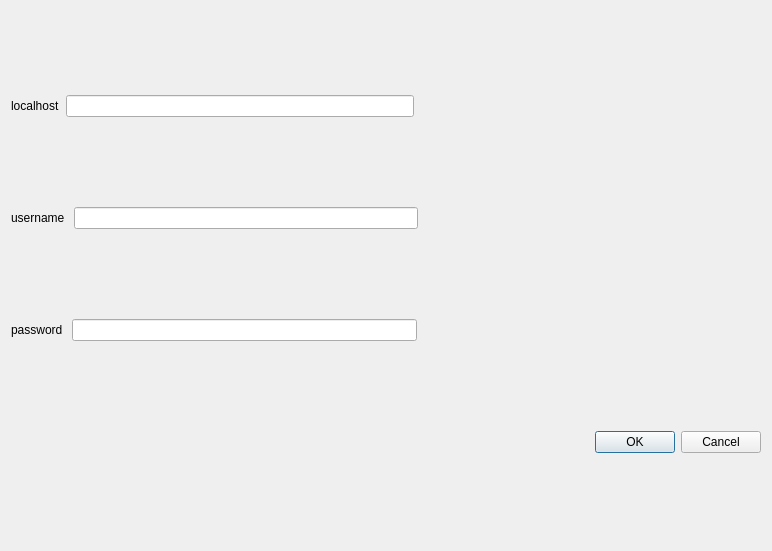
<?xml version="1.0" encoding="UTF-8"?>
<ui version="4.0">
 <class>BasicInfoDialog</class>
 <widget class="QDialog" name="BasicInfoDialog">
  <property name="geometry">
   <rect>
    <x>0</x>
    <y>0</y>
    <width>772</width>
    <height>551</height>
   </rect>
  </property>
  <property name="windowTitle">
   <string>Dialog</string>
  </property>
  <layout class="QGridLayout" name="gridLayout">
   <item row="1" column="0">
    <layout class="QHBoxLayout" name="horizontalLayout_3">
     <item>
      <widget class="QLabel" name="label_2">
       <property name="text">
        <string>username </string>
       </property>
      </widget>
     </item>
     <item>
      <widget class="QLineEdit" name="lineEdit2"/>
     </item>
     <item>
      <spacer name="horizontalSpacer_3">
       <property name="orientation">
        <enum>Qt::Horizontal</enum>
       </property>
       <property name="sizeHint" stdset="0">
        <size>
         <width>40</width>
         <height>20</height>
        </size>
       </property>
      </spacer>
     </item>
    </layout>
   </item>
   <item row="0" column="0">
    <layout class="QHBoxLayout" name="horizontalLayout_2">
     <item>
      <widget class="QLabel" name="label">
       <property name="text">
        <string>localhost</string>
       </property>
      </widget>
     </item>
     <item>
      <widget class="QLineEdit" name="lineEdit1"/>
     </item>
     <item>
      <spacer name="horizontalSpacer_2">
       <property name="orientation">
        <enum>Qt::Horizontal</enum>
       </property>
       <property name="sizeHint" stdset="0">
        <size>
         <width>40</width>
         <height>20</height>
        </size>
       </property>
      </spacer>
     </item>
    </layout>
   </item>
   <item row="2" column="0">
    <layout class="QHBoxLayout" name="horizontalLayout_4">
     <item>
      <widget class="QLabel" name="label_3">
       <property name="text">
        <string>password </string>
       </property>
      </widget>
     </item>
     <item>
      <widget class="QLineEdit" name="lineEdit3"/>
     </item>
     <item>
      <spacer name="horizontalSpacer_4">
       <property name="orientation">
        <enum>Qt::Horizontal</enum>
       </property>
       <property name="sizeHint" stdset="0">
        <size>
         <width>40</width>
         <height>20</height>
        </size>
       </property>
      </spacer>
     </item>
    </layout>
   </item>
   <item row="3" column="0">
    <layout class="QHBoxLayout" name="horizontalLayout">
     <item>
      <spacer name="horizontalSpacer">
       <property name="orientation">
        <enum>Qt::Horizontal</enum>
       </property>
       <property name="sizeHint" stdset="0">
        <size>
         <width>40</width>
         <height>20</height>
        </size>
       </property>
      </spacer>
     </item>
     <item>
      <widget class="QDialogButtonBox" name="buttonBox">
       <property name="orientation">
        <enum>Qt::Horizontal</enum>
       </property>
       <property name="standardButtons">
        <set>QDialogButtonBox::Cancel|QDialogButtonBox::Ok</set>
       </property>
      </widget>
     </item>
    </layout>
   </item>
  </layout>
 </widget>
 <resources/>
 <connections>
  <connection>
   <sender>buttonBox</sender>
   <signal>accepted()</signal>
   <receiver>BasicInfoDialog</receiver>
   <slot>accept()</slot>
   <hints>
    <hint type="sourcelabel">
     <x>248</x>
     <y>254</y>
    </hint>
    <hint type="destinationlabel">
     <x>157</x>
     <y>274</y>
    </hint>
   </hints>
  </connection>
  <connection>
   <sender>buttonBox</sender>
   <signal>rejected()</signal>
   <receiver>BasicInfoDialog</receiver>
   <slot>reject()</slot>
   <hints>
    <hint type="sourcelabel">
     <x>316</x>
     <y>260</y>
    </hint>
    <hint type="destinationlabel">
     <x>286</x>
     <y>274</y>
    </hint>
   </hints>
  </connection>
 </connections>
</ui>
